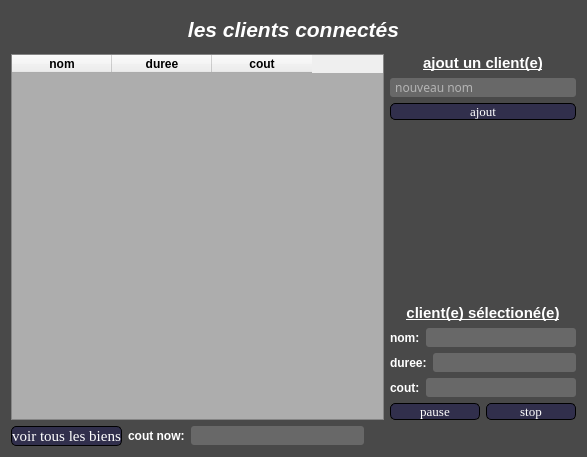
<?xml version="1.0" encoding="UTF-8"?>
<ui version="4.0">
 <class>mainClients</class>
 <widget class="QWidget" name="mainClients">
  <property name="geometry">
   <rect>
    <x>0</x>
    <y>0</y>
    <width>587</width>
    <height>457</height>
   </rect>
  </property>
  <property name="windowTitle">
   <string>Form</string>
  </property>
  <property name="styleSheet">
   <string notr="true">QLabel{
color:#fff
}


#comboBox_search{
background-color:#312f4c;
color:#fff

}
QLineEdit{
background-color:#686868;
color:#fff;
border:none;
border-radius:3px
}

#mainClients{
background-color:#494949;

}
QPushButton{
border:1px solid black;
border-radius:5px;
color:#fff;
background-color:#312f4c;

}
QPushButton:hover{
background-color:#686868
}</string>
  </property>
  <layout class="QVBoxLayout" name="verticalLayout_5">
   <item>
    <layout class="QVBoxLayout" name="verticalLayout_4" stretch="1,10,0">
     <item>
      <widget class="QLabel" name="label">
       <property name="font">
        <font>
         <family>Arial</family>
         <pointsize>16</pointsize>
         <weight>75</weight>
         <italic>true</italic>
         <bold>true</bold>
        </font>
       </property>
       <property name="layoutDirection">
        <enum>Qt::LeftToRight</enum>
       </property>
       <property name="text">
        <string>les clients connectés</string>
       </property>
       <property name="alignment">
        <set>Qt::AlignCenter</set>
       </property>
      </widget>
     </item>
     <item>
      <layout class="QHBoxLayout" name="horizontalLayout_8" stretch="4,2">
       <item>
        <widget class="QTableWidget" name="tableWidget_listeClient">
         <property name="styleSheet">
          <string notr="true">#tableWidget_listeClient{
background-color:#adadad
}</string>
         </property>
         <column>
          <property name="text">
           <string>nom</string>
          </property>
          <property name="font">
           <font>
            <family>Arial</family>
            <pointsize>9</pointsize>
            <weight>75</weight>
            <bold>true</bold>
           </font>
          </property>
         </column>
         <column>
          <property name="text">
           <string>duree</string>
          </property>
          <property name="font">
           <font>
            <family>Arial</family>
            <pointsize>9</pointsize>
            <weight>75</weight>
            <bold>true</bold>
           </font>
          </property>
         </column>
         <column>
          <property name="text">
           <string>cout</string>
          </property>
          <property name="font">
           <font>
            <family>Arial</family>
            <pointsize>9</pointsize>
            <weight>75</weight>
            <italic>false</italic>
            <bold>true</bold>
           </font>
          </property>
          <property name="background">
           <color>
            <red>255</red>
            <green>255</green>
            <blue>255</blue>
           </color>
          </property>
         </column>
        </widget>
       </item>
       <item>
        <layout class="QVBoxLayout" name="verticalLayout_3">
         <item>
          <layout class="QVBoxLayout" name="verticalLayout">
           <item>
            <widget class="QLabel" name="label_titleAddClient">
             <property name="font">
              <font>
               <family>Arial</family>
               <pointsize>11</pointsize>
               <weight>75</weight>
               <bold>true</bold>
               <underline>true</underline>
              </font>
             </property>
             <property name="text">
              <string>ajout un client(e)</string>
             </property>
             <property name="textFormat">
              <enum>Qt::AutoText</enum>
             </property>
             <property name="alignment">
              <set>Qt::AlignCenter</set>
             </property>
            </widget>
           </item>
           <item>
            <widget class="QLineEdit" name="lineEdit_newName">
             <property name="font">
              <font>
               <family>Trebuchet MS</family>
               <pointsize>9</pointsize>
              </font>
             </property>
             <property name="placeholderText">
              <string> nouveau nom</string>
             </property>
            </widget>
           </item>
           <item>
            <widget class="QPushButton" name="btn_addClient">
             <property name="font">
              <font>
               <family>Times New Roman</family>
               <pointsize>10</pointsize>
               <italic>false</italic>
              </font>
             </property>
             <property name="text">
              <string>ajout</string>
             </property>
            </widget>
           </item>
          </layout>
         </item>
         <item>
          <spacer name="verticalSpacer">
           <property name="orientation">
            <enum>Qt::Vertical</enum>
           </property>
           <property name="sizeHint" stdset="0">
            <size>
             <width>168</width>
             <height>68</height>
            </size>
           </property>
          </spacer>
         </item>
         <item>
          <layout class="QVBoxLayout" name="verticalLayout_2">
           <item>
            <widget class="QLabel" name="label_titleCurrentClient">
             <property name="font">
              <font>
               <family>Arial</family>
               <pointsize>11</pointsize>
               <weight>75</weight>
               <bold>true</bold>
               <underline>true</underline>
              </font>
             </property>
             <property name="text">
              <string>client(e) sélectioné(e)</string>
             </property>
             <property name="alignment">
              <set>Qt::AlignCenter</set>
             </property>
            </widget>
           </item>
           <item>
            <layout class="QHBoxLayout" name="horizontalLayout">
             <item>
              <widget class="QLabel" name="label_name">
               <property name="font">
                <font>
                 <family>Arial</family>
                 <pointsize>9</pointsize>
                 <weight>75</weight>
                 <bold>true</bold>
                </font>
               </property>
               <property name="text">
                <string>nom:</string>
               </property>
              </widget>
             </item>
             <item>
              <widget class="QLineEdit" name="lineEdit_name">
               <property name="font">
                <font>
                 <family>Trebuchet MS</family>
                 <pointsize>9</pointsize>
                </font>
               </property>
              </widget>
             </item>
            </layout>
           </item>
           <item>
            <layout class="QHBoxLayout" name="horizontalLayout_2">
             <item>
              <widget class="QLabel" name="label_duree">
               <property name="font">
                <font>
                 <family>Arial</family>
                 <pointsize>9</pointsize>
                 <weight>75</weight>
                 <bold>true</bold>
                </font>
               </property>
               <property name="text">
                <string>duree:</string>
               </property>
              </widget>
             </item>
             <item>
              <widget class="QLineEdit" name="lineEdit_duree">
               <property name="font">
                <font>
                 <family>Trebuchet MS</family>
                 <pointsize>9</pointsize>
                </font>
               </property>
              </widget>
             </item>
            </layout>
           </item>
           <item>
            <layout class="QHBoxLayout" name="horizontalLayout_3">
             <item>
              <widget class="QLabel" name="label_cout">
               <property name="font">
                <font>
                 <family>Arial</family>
                 <pointsize>9</pointsize>
                 <weight>75</weight>
                 <bold>true</bold>
                </font>
               </property>
               <property name="text">
                <string>cout:</string>
               </property>
              </widget>
             </item>
             <item>
              <widget class="QLineEdit" name="lineEdit_cout">
               <property name="font">
                <font>
                 <family>Trebuchet MS</family>
                 <pointsize>9</pointsize>
                </font>
               </property>
              </widget>
             </item>
            </layout>
           </item>
           <item>
            <layout class="QHBoxLayout" name="horizontalLayout_4">
             <item>
              <widget class="QPushButton" name="btn_pausePlay">
               <property name="font">
                <font>
                 <family>Times New Roman</family>
                 <pointsize>10</pointsize>
                </font>
               </property>
               <property name="text">
                <string>pause</string>
               </property>
              </widget>
             </item>
             <item>
              <widget class="QPushButton" name="btn_stop">
               <property name="font">
                <font>
                 <family>Times New Roman</family>
                 <pointsize>10</pointsize>
                </font>
               </property>
               <property name="text">
                <string>stop</string>
               </property>
              </widget>
             </item>
            </layout>
           </item>
          </layout>
         </item>
        </layout>
       </item>
      </layout>
     </item>
     <item>
      <layout class="QHBoxLayout" name="horizontalLayout_7" stretch="5,3">
       <item>
        <layout class="QHBoxLayout" name="horizontalLayout_6">
         <item>
          <widget class="QPushButton" name="btn_viewDB">
           <property name="font">
            <font>
             <family>Times New Roman</family>
             <pointsize>11</pointsize>
            </font>
           </property>
           <property name="text">
            <string>voir tous les biens</string>
           </property>
          </widget>
         </item>
         <item>
          <layout class="QHBoxLayout" name="horizontalLayout_5">
           <item>
            <widget class="QLabel" name="label_coutNow">
             <property name="font">
              <font>
               <family>Arial</family>
               <pointsize>9</pointsize>
               <weight>75</weight>
               <bold>true</bold>
              </font>
             </property>
             <property name="text">
              <string>cout now:</string>
             </property>
            </widget>
           </item>
           <item>
            <widget class="QLineEdit" name="lineEdit_coutNow">
             <property name="font">
              <font>
               <family>Trebuchet MS</family>
               <pointsize>9</pointsize>
              </font>
             </property>
            </widget>
           </item>
          </layout>
         </item>
        </layout>
       </item>
       <item>
        <spacer name="horizontalSpacer">
         <property name="orientation">
          <enum>Qt::Horizontal</enum>
         </property>
         <property name="sizeHint" stdset="0">
          <size>
           <width>158</width>
           <height>20</height>
          </size>
         </property>
        </spacer>
       </item>
      </layout>
     </item>
    </layout>
   </item>
  </layout>
 </widget>
 <resources/>
 <connections/>
</ui>
